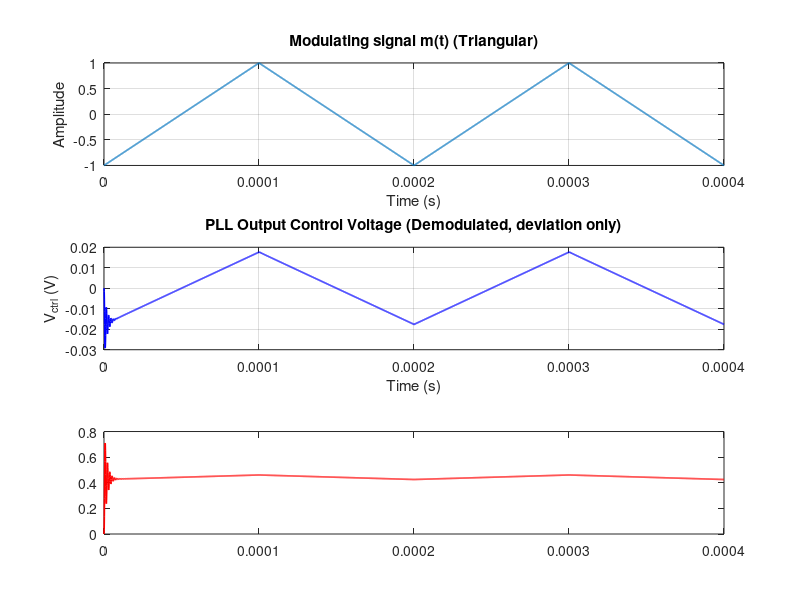

The MATLAB script that drew this image: (Note: this script raises an error after producing the figure.)
%% ================================
%   PLL as FM Demodulator
% ================================

% ----- PLL parameters -----
s = tf('s');
Icp = 100e-6;          % Charge pump current [A]
Kvco = 451.38e6 * 2 * pi;       % VCO gain [rad/s/V]
R1 = 376.98;           % Loop filter resistor [Ohm]
C1 = 31.52e-9;         % Loop filter capacitor C1 [F]
C2 = 2.438e-9;         % Loop filter capacitor C2 [F]
N  = 1;                % Divider ratio

% Phase detector + charge pump gain
H_cp = Icp / (2*pi);   % [V/rad]

% Loop filter (2nd-order passive)
LPF = (1 + s*R1*C1) / (s^2 * R1*C1*C2 + s*(C1+C2));

% VCO
H_vco = Kvco / s;

% Open loop transfer
T = (1/N) * H_cp * H_vco * LPF;

% Closed loop transfer (phase in -> phase out)
G = N * T / (1 + T);

%% ================================
%   Simulation setup
% ================================

T_total = 1e-3;         % total simulation time [s]
dt = 1e-7;              % time step [s]
t = 0:dt:T_total;       % time vector

% Modulating signal (triangular wave)
mod_period = 2e-4;      % [s]
m_t = sawtooth(2*pi*t/mod_period, 0.5);  % range [-1,1]

% Frequency sensitivity (FM deviation) - choose large value to ensure the
% varaition is visible (due to large VCO Gain)
K_f = 5e7;              % [rad/s] per unit m(t)

% Carrier frequency
omega_c = 2*pi*200e6;   % [rad/s]

%% ================================
%   Input instantaneous frequency
% ================================

% OPTION 1 (recommended): only deviation
omega_i_dev = K_f * m_t;

% OPTION 2 (with carrier): adds constant offset
omega_i_with_carrier = omega_c + K_f * m_t;

%% ================================
%   PLL simulation: v_ctrl = (1/Kvco)*G*omega_i
% ================================

% Recommended: use deviation only
v_ctrl_dev = lsim(G / Kvco, omega_i_dev, t);

% Optional: if you include carrier
v_ctrl_carrier = lsim(G / Kvco, omega_i_with_carrier, t);
avg_vctrl_carrier = mean(v_ctrl_carrier);
disp(['Average V_ctrl (with carrier): ', num2str(avg_vctrl_carrier), ' V']);
%% ================================
%   Plot results
% ================================
idx = t < 4e-4;  % zoom in first two modulation periods

figure;

subplot(3,1,1);
plot(t(idx), m_t(idx), 'LineWidth',1.2);
title('Modulating signal m(t) (Triangular)');
xlabel('Time (s)'); ylabel('Amplitude');
grid on;

subplot(3,1,2);
plot(t(idx), v_ctrl_dev(idx), 'b','LineWidth',1.2);
title('PLL Output Control Voltage (Demodulated, deviation only)');
xlabel('Time (s)'); ylabel('V_{ctrl} (V)');
grid on;

subplot(3,1,3);
plot(t(idx), v_ctrl_carrier(idx), 'r','LineWidth',1.2); hold on;
yline(avg_vctrl_carrier, '--k', ...
    ['Avg = ' num2str(avg_vctrl_carrier,'%.4g') ' V'], ...
    'LabelHorizontalAlignment','left', ...
    'LabelVerticalAlignment','bottom');
title('PLL Output Control Voltage (Including Carrier)');
xlabel('Time (s)'); ylabel('V_{ctrl} (V)');
grid on;
